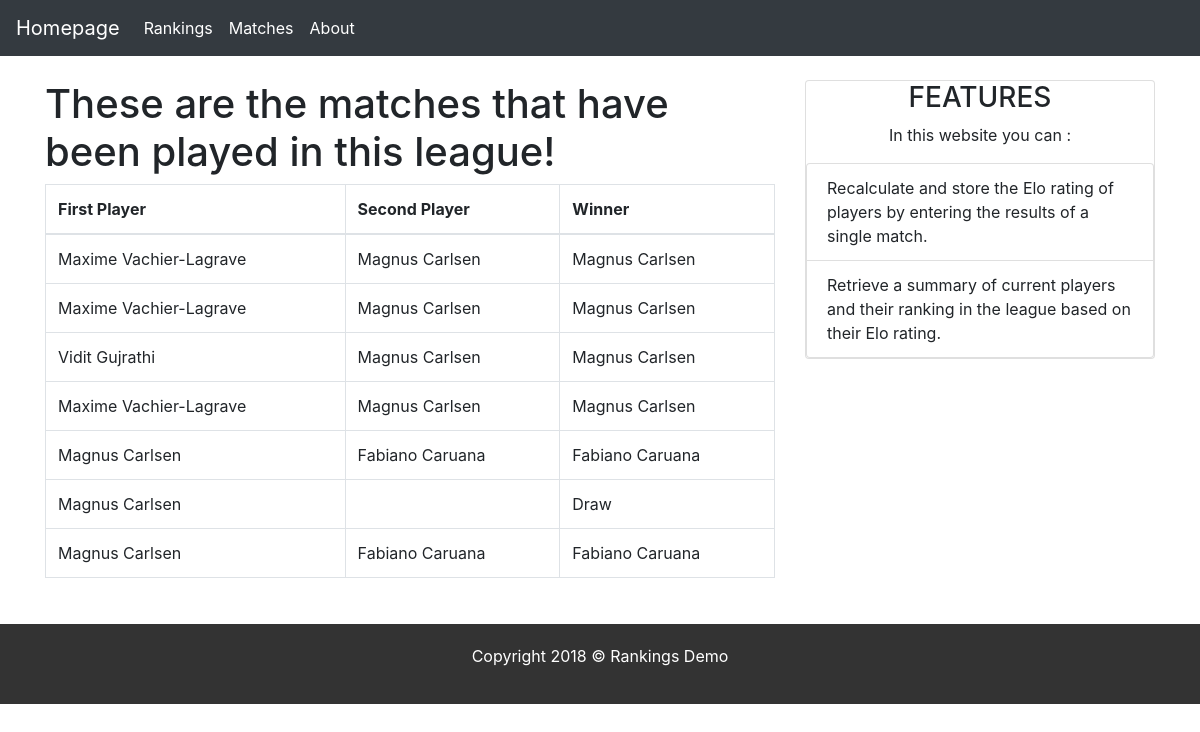
/matches/, run on an earlier commit of the app's database.
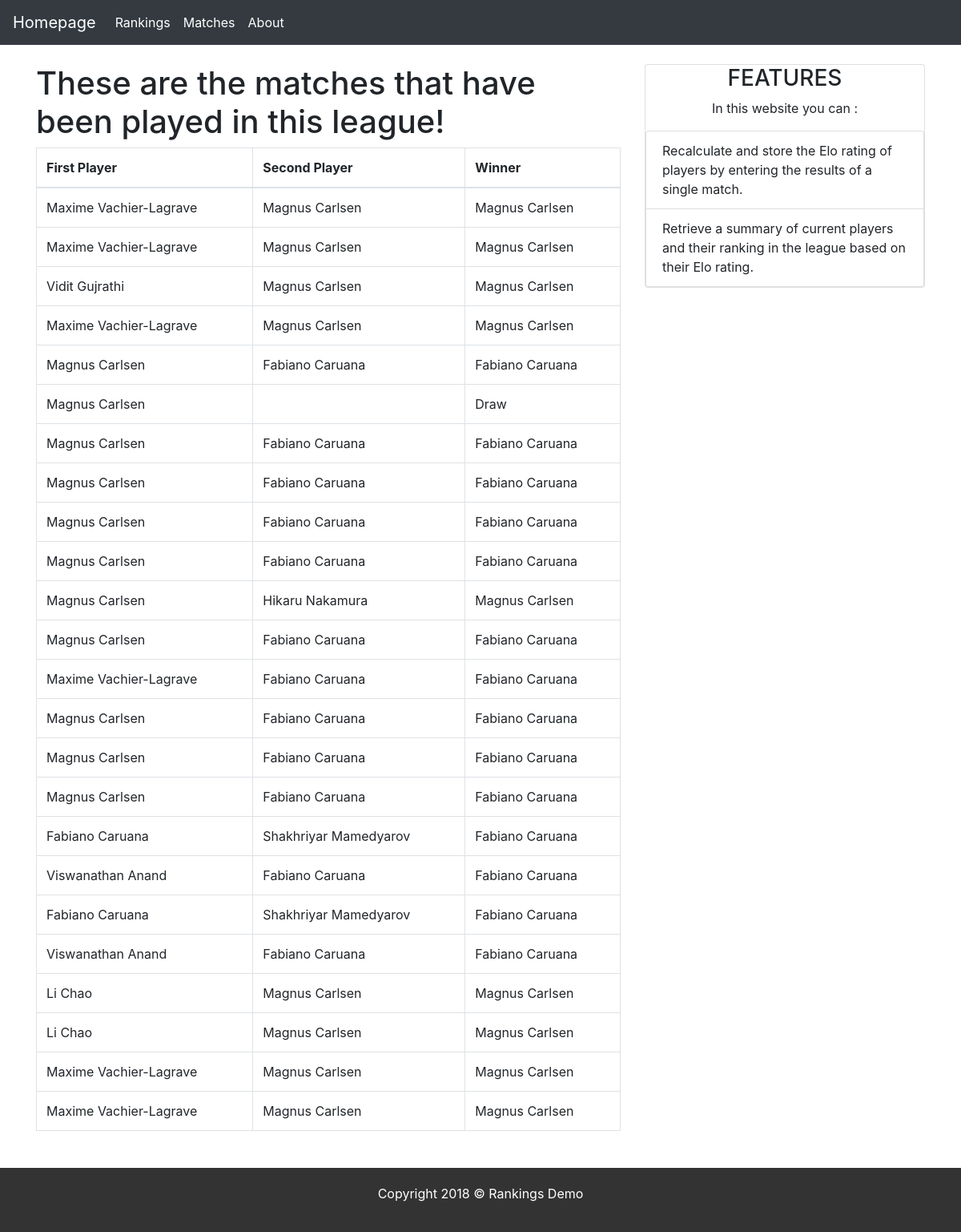
And on a later commit of the database.
### rankings/models.py (models this page shows, shortened)
class Match(models.Model):
    winner = models.CharField(max_length = 100)
    players = models.ManyToManyField(Player)

class Player(models.Model):
    name = models.CharField(max_length = 100)
    ranking = models.IntegerField(default= 22)
    performances = models.IntegerField(default= 0)

### rankings/views.py (the view)
# urls.py: url(r'^matches/$', views.matches, name='matches'),
def matches(request):
    all_matches = Match.objects.all()
    page = request.GET.get('page', 1)
    paginator = Paginator(all_matches, 30)
    try:
        matches = paginator.page(page)
    except PageNotAnInteger:
        matches = paginator.page(1)
    except EmptyPage:
        matches = paginator.page(paginator.num_pages)
    return render(request, 'rankings/matches.html', {'matches': matches})

### rankings/templates/rankings/matches.html (shortened to what this page needs)
{% extends 'rankings/includes/basiclayout.html' %}
{% block mainbody %}
    {% if matches %}
    <h1> These are the matches that have been played in this league! </h1>
    <table class="table table-bordered">
      <thead>
        <tr>
          <th>First Player</th>
          <th>Second Player</th>
          <th>Winner</th>
        </tr>
      </thead>
      <tbody>
        {% for match in matches %}
          <tr>
            <td>{{ match.players.all.0.name }}</td>
            <td>{{ match.players.all.1.name }}</td>
            <td>{{ match.winner }}</td>
          </tr>
        {% endfor %}
      </tbody>
    </table>
    {% else %}
        <h1>No matches have been played recently</h1>
    {% endif %}
{% endblock %}

What changed in the data, as far as the page shows it:
added Match: players.all.0.name "Magnus Carlsen", players.all.1.name "Fabiano Caruana", winner "Fabiano Caruana"
added Match: players.all.0.name "Magnus Carlsen", players.all.1.name "Fabiano Caruana", winner "Fabiano Caruana"
added Match: players.all.0.name "Magnus Carlsen", players.all.1.name "Fabiano Caruana", winner "Fabiano Caruana"
added Match: players.all.0.name "Magnus Carlsen", players.all.1.name "Hikaru Nakamura", winner "Magnus Carlsen"
added Match: players.all.0.name "Magnus Carlsen", players.all.1.name "Fabiano Caruana", winner "Fabiano Caruana"
added Match: players.all.0.name "Maxime Vachier-Lagrave", players.all.1.name "Fabiano Caruana", winner "Fabiano Caruana"
added Match: players.all.0.name "Magnus Carlsen", players.all.1.name "Fabiano Caruana", winner "Fabiano Caruana"
added Match: players.all.0.name "Magnus Carlsen", players.all.1.name "Fabiano Caruana", winner "Fabiano Caruana"
added Match: players.all.0.name "Magnus Carlsen", players.all.1.name "Fabiano Caruana", winner "Fabiano Caruana"
added Match: players.all.0.name "Fabiano Caruana", players.all.1.name "Shakhriyar Mamedyarov", winner "Fabiano Caruana"
added Match: players.all.0.name "Viswanathan Anand", players.all.1.name "Fabiano Caruana", winner "Fabiano Caruana"
added Match: players.all.0.name "Fabiano Caruana", players.all.1.name "Shakhriyar Mamedyarov", winner "Fabiano Caruana"
added Match: players.all.0.name "Viswanathan Anand", players.all.1.name "Fabiano Caruana", winner "Fabiano Caruana"
added Match: players.all.0.name "Li Chao", players.all.1.name "Magnus Carlsen", winner "Magnus Carlsen"
added Match: players.all.0.name "Li Chao", players.all.1.name "Magnus Carlsen", winner "Magnus Carlsen"
added Match: players.all.0.name "Maxime Vachier-Lagrave", players.all.1.name "Magnus Carlsen", winner "Magnus Carlsen"
added Match: players.all.0.name "Maxime Vachier-Lagrave", players.all.1.name "Magnus Carlsen", winner "Magnus Carlsen"
